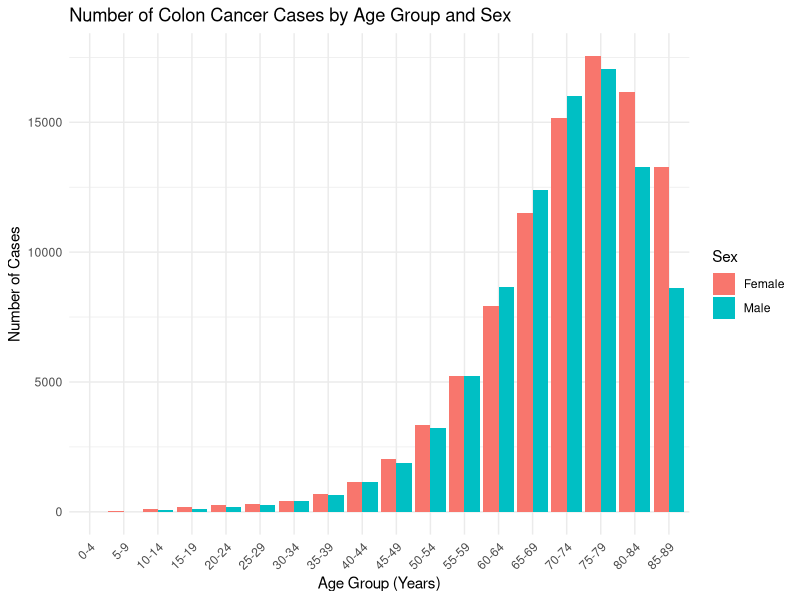
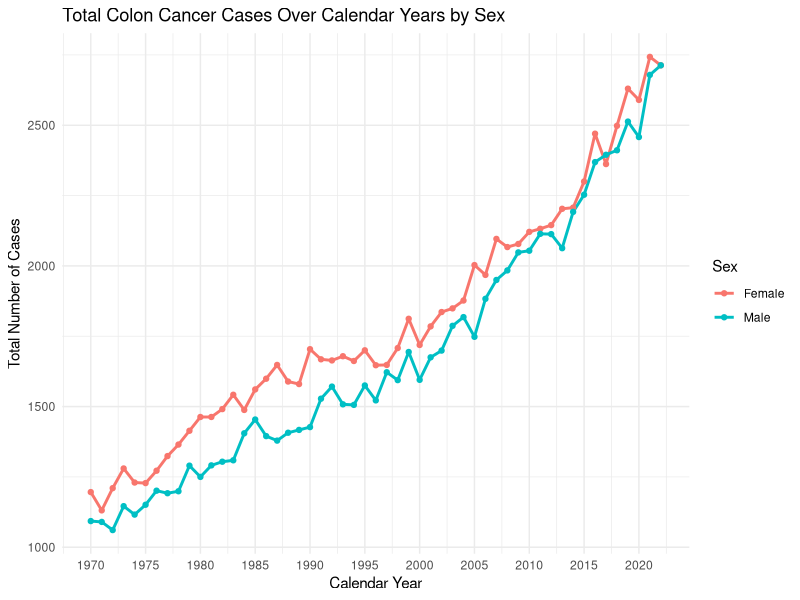
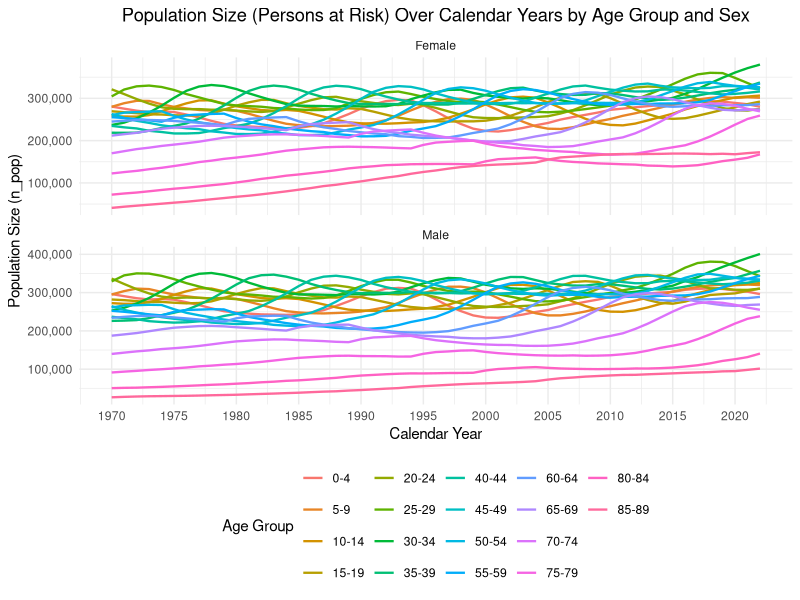
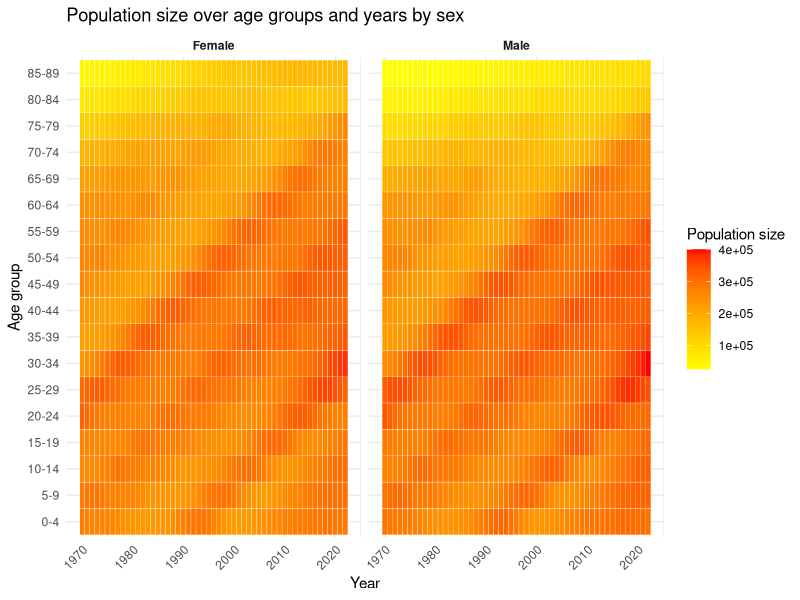

These charts were generated, in order, by the following R code: (Note: this script raises an error after producing the figures.)
## ---- chunk 1
# Set random seed for reproducibility using birthdate YYMMDD
set.seed(022599)
# Load required packages, no additional packages used beyond base R
## ---- chunk 2
library(ggplot2)
library(grid)
## ---- chunk 3
cases <- read.delim("cases-1.tsv", sep = "\t", header = TRUE)

# Renaming because it is called n here and n_pop in the other file
names(cases)[names(cases) == "n"] <- "n_cases"

cases$year <- as.numeric(as.character(cases$year))

cases$agegroup <- factor(cases$agegroup, levels = unique(cases$agegroup))
## ---- chunk 4
# Sum of cases per age group and sex across all years
cases_agg_total <- aggregate(n_cases ~ agegroup + sex, data = cases, FUN = sum)

# Dodged bars
p1 <- ggplot(cases_agg_total, aes(x = agegroup, y = n_cases, fill = sex)) +
  geom_bar(stat = "identity", position = "dodge") +
  labs(
    title = "Number of Colon Cancer Cases by Age Group and Sex",
    x = "Age Group (Years)",
    y = "Number of Cases",
    fill = "Sex"
  ) +
  theme_minimal() +
  theme(axis.text.x = element_text(angle = 45, hjust = 1))


print(p1)
## ---- chunk 5
# Sum of cases per year and sex
cases_yearly <- aggregate(n_cases ~ year + sex, data = cases, FUN = sum)
## ---- chunk 6
# Only showing every 5th year for cleaner x-axis labels (overlaps otherwise)
year_breaks <- seq(min(cases_yearly$year), max(cases_yearly$year), by = 5)

p2 <- ggplot(cases_yearly, aes(x = year, y = n_cases, color = sex)) +
  geom_line(linewidth = 1) +
  geom_point() +
  labs(
    title = "Total Colon Cancer Cases Over Calendar Years by Sex",
    x = "Calendar Year",
    y = "Total Number of Cases",
    color = "Sex"
  ) +
  scale_x_continuous(
    breaks = year_breaks,
    labels = as.character(year_breaks)
  ) +
  theme_minimal()

print(p2)
## ---- chunk 7
population <- read.delim("population-1.tsv", sep = "\t", header = TRUE)
population$year <- as.numeric(as.character(population$year))
population$agegroup <- factor(population$agegroup, levels = unique(population$agegroup))
## ---- chunk 8
# Line plot faceted by sex
year_breaks_pop <- seq(min(population$year), max(population$year), by = 5)

p3 <- ggplot(population, aes(x = year, y = n_pop, color = agegroup, group = agegroup)) +
  geom_line(linewidth = 0.8) +
  facet_wrap(~sex, scales = "free_y", ncol = 1) + # Separate panels for Male and Female
  labs(
    title = "Population Size (Persons at Risk) Over Calendar Years by Age Group and Sex",
    x = "Calendar Year",
    y = "Population Size (n_pop)",
    color = "Age Group"
  ) +
  scale_x_continuous(
    breaks = year_breaks_pop,             # Using breaks every 5 years
    labels = as.character(year_breaks_pop)
  ) +
  scale_y_continuous(labels = scales::comma) + # Format y-axis labels
  # --------------------------
  theme_minimal() +
  theme(
    legend.position = "bottom", # Moving legend for better layout
    plot.title = element_text(hjust = 0.5) # Centering the title
  )

print(p3)
## ---- chunk 9
p31 <- ggplot(population, aes(x = year, y = agegroup, fill = n_pop)) +
  geom_tile(color = "white") +                   
  scale_fill_gradient(low = "yellow", high = "red") +
  facet_wrap(~sex) +                             
  labs(
    x = "Year",
    y = "Age group",
    fill = "Population size",
    title = "Population size over age groups and years by sex"
  ) +
  theme_minimal() +
  theme(
    axis.text.x = element_text(angle = 45, hjust = 1), 
    strip.text = element_text(face = "bold")          
  )

print(p31)
## ---- chunk 10
# --- Question 4a: Merging Data Frames ---
merged_data <- merge(cases, population, by = c("agegroup", "year", "sex"), all = TRUE)

# --- Question 4b: Checking for consistent age groups and years ---
check_merge <- merged_data[is.na(merged_data$n_cases) | is.na(merged_data$n_pop), ]

cat("\n--- Data Alignment Check ---\n")
if (nrow(check_merge) == 0) {
  cat("The 'cases' and 'population' files include the same combinations of age groups, years, and sex.\n")
} else {
  cat("The 'cases' and 'population' files do NOT include the same combinations. Missing values found:\n")
  cat("Number of combinations with missing data:", nrow(check_merge), "\n")
  print(check_merge)
}
cat("---\n\n")

# --- Question 4c: Creating Data Frame with Totals ---
# Removing rows with NA before accurate summation (if alignment check failed)
complete_merged_data <- merged_data[!is.na(merged_data$n_cases) & !is.na(merged_data$n_pop), ]

# Aggregating total cases and total population per year and sex
totals_yearly <- aggregate(
  cbind(total_cases = n_cases, total_population = n_pop) ~ year + sex,
  data = complete_merged_data,
  FUN = sum
)

# Printing the resulting data frame
cat("--- Data Frame with Yearly Totals ---\n")
print(totals_yearly)
cat("---\n")
## ---- chunk 11
# --- Version 1. Age-Specific Incidence Rate (ASIR) ---
merged_data$asir <- merged_data$n_cases / merged_data$n_pop

# --- Version 2. Crude Incidence Rate (CIR) ---
totals_yearly$cir <- totals_yearly$total_cases / totals_yearly$total_population

tail(merged_data)
## ---- chunk 12
# Showing every 5th year for cleaner x-axis labels
year_breaks_cir <- seq(min(totals_yearly$year), max(totals_yearly$year), by = 5)

# Convert rate to 'per 100,000' for better readbility
totals_yearly$cir_per_100k <- totals_yearly$incidence_rate_cir * 100000

p6 <- ggplot(totals_yearly, aes(x = year, y = cir_per_100k, color = sex)) +
  geom_point() +
  # Apply a smoother (e.g., LOESS or linear model 'lm')
  geom_smooth(method = "loess", se = FALSE, linewidth = 0.8) +
  labs(
    title = "Crude Incidence Rate (CIR) of Colon Cancer Over Time (per 100,000)",
    x = "Calendar Year",
    y = "Crude Incidence Rate (per 100,000 persons)",
    color = "Sex"
  ) +
  scale_x_continuous(breaks = year_breaks_cir) +
  theme_minimal()

print(p6)
## ---- chunk 13
year_sex_totals <- merged_data %>%
  mutate(sex = factor(sex)) %>%
  group_by(year, sex) %>%
  summarise(
    total_cases = sum(n_cases),
    total_pop   = sum(n_pop),
    .groups = "drop"
  )

pois_model <- glm(
  total_cases ~ year + sex,
  offset = log(total_pop),
  family = poisson,
  data = year_sex_totals
)
summary(pois_model)
## ---- chunk 14
# Create a specific dataframe for the years 1970 and 2020
predicted_data <- data.frame(
  year = c(1970, 1970, 2020, 2020),
  sex = as.factor(c("Male", "Female", "Male", "Female")),
  total_pop = 100000
)

# Predict the rates
predicted_data$cir <- predict(pois_model, newdata = predicted_data, type = "response")

# Display the results
print(predicted_data)

cat("The 1970 male–female IR difference is",abs(predicted_data$cir[1]-predicted_data$cir[2]),"\n")
cat("The 2020 male–female IR difference is",abs(predicted_data$cir[3]-predicted_data$cir[4]))
## ---- chunk 15
# Prepare the data
df_plot <- df_merged %>%
  mutate(
    incidence_rate = (n / n_pop) * 100000)

# Create the Graph
ggplot(df_plot, aes(x = year, y = incidence_rate, color = agegroup, group = agegroup)) +
  geom_point(alpha = 0.3, size = 1) + 
  geom_smooth(method = "loess", se = FALSE, linewidth = 1) + 
  facet_wrap(~ sex) + 
  
  scale_y_log10() + 
  labs(
    title = "Colon Cancer Incidence Rates over Calendar Year",
    subtitle = "Stratified by Age Group and Sex (with Loess Smoothing)",
    x = "Calendar Year",
    y = "Incidence Rate (per 100,000) - Log Scale",
    color = "Age Group"
  ) +
  theme_minimal()
## ---- chunk 16
model_interaction <- glm(n ~ ns(year, df = 4)*sex + ns(year, df = 4)*agegroup,
                         offset = log(n_pop),
                         family = poisson(link = "log"),
                         data = df_merged)

target_data <- data.frame(
  year = c(1970, 1970, 2020, 2020),
  sex = as.factor(c("Male", "Female", "Male", "Female")),
  agegroup = "70-74", 
  n_pop = 100000
)

target_data$predicted_rate <- predict(model_interaction, 
                                    newdata = target_data,
                                    type = "response")
target_data
## ---- chunk 17
df_q11 <- df_merged %>%
  mutate(
    lower_bound = as.numeric(str_extract(agegroup, "^[0-9]+")),
    age_mid = lower_bound + 2
  )
model_spline_age <- glm(n ~ ns(year, df = 4) * ns(age_mid, df = 4) * sex + offset(log(n_pop)),
                        family = poisson(link = "log"),
                        data = df_q11)

# --- A. Predict data (Lines) ---
# at 52, 72, 87 year-old
pred_data <- expand.grid(
  year = 1970:2020,
  sex = df_q11$sex,
  age_mid = c(52, 72, 87),
  n_pop = 100000
)

pred_data$fitted_rate <- predict(model_spline_age, newdata = pred_data, type = "response")

# --- B. observation data (Points) ---
obs_data <- df_q11 %>%
  filter(agegroup %in% c("50-54", "70-74", "85-89")) %>%
  mutate(
    obs_rate = (n / n_pop) * 100000,
    target_age = case_when(
      agegroup == "50-54" ~ 52,
      agegroup == "70-74" ~ 72,
      agegroup == "85-89" ~ 87 
    )
  )

ggplot() +
  geom_point(data = obs_data, 
             aes(x = year, y = obs_rate, color = sex), 
             alpha = 0.4, shape = 1) +
  
  geom_line(data = pred_data, 
            aes(x = year, y = fitted_rate, color = sex), 
            linewidth = 1) +
  facet_wrap(~ age_mid, scales = "free_y", labeller = label_both, ncol=1) +
  labs(
    title = "Colon Cancer Incidence: Model vs Observed",
    subtitle = "Lines = Spline Model Predictions (Ages 52, 72, 87)\nPoints = Observed Crude Rates (Groups 50-54, 70-74, 85-89)",
    y = "Incidence Rate (per 100,000)",
    x = "Year",
    color = "Sex"
  ) +
  theme_minimal()
## ---- chunk 18

# --- Step 1: Define the Standard Population (2022) ---
std_pop_2022 <- df_q11 %>%
  filter(year == 2022) %>%
  select(sex, age_mid, std_pop = n_pop)

# --- Step 2: Calculate Observed Age-Specific Rates---
df_observed_rates <- df_q11 %>%
  mutate(obs_rate_per_person = n / n_pop)

# --- Step 3: Calculate Age-Standardized Rates (ASR) ---
# Formula: Sum(Observed_Rate_age_i * Pop_std_age_i) / Total_std_pop
df_standardized <- df_observed_rates %>%
  left_join(std_pop_2022, by = c("sex", "age_mid")) %>%
  group_by(year, sex) %>%
  summarise(
    expected_cases = sum(obs_rate_per_person * std_pop),
    total_std_pop = sum(std_pop),
    .groups = "drop"
  ) %>%
  mutate(
    rate = (expected_cases / total_std_pop) * 100000,
    type = "Age-Standardized (Observed)" 
  ) %>%
  select(year, sex, rate, type)

# --- Step 4: Calculate Crude Rates (for Comparison) ---
df_crude <- df_q11 %>%
  group_by(year, sex) %>%
  summarise(
    total_cases = sum(n),
    total_pop = sum(n_pop),
    .groups = "drop"
  ) %>%
  mutate(
    rate = (total_cases / total_pop) * 100000,
    type = "Crude (Non-standardized)"
  ) %>%
  select(year, sex, rate, type)

# --- Step 5: Combine and Plot ---
df_final_plot <- bind_rows(df_standardized, df_crude)

# Create the comparison graph
ggplot(df_final_plot, aes(x = year, y = rate, color = sex, linetype = type)) +
  geom_line(linewidth = 1.2) +
  labs(
    title = "Crude vs. Direct Age-Standardized Incidence Rates",
    subtitle = "Based on OBSERVED Data (Standardized to 2022 Population)",
    y = "Incidence Rate (per 100,000 person-years)",
    x = "Calendar Year",
    color = "Sex",
    linetype = "Rate Type"
  ) +
  theme_minimal() +
  theme(legend.position = "bottom")
## ---- chunk 19
# ==============================================================================
# Step 1: Define the Standard Population Weights (Year 2022)
std_pop_weights <- df_q11 %>%
  filter(year == 2022) %>%
  select(sex, age_mid, std_weight = n_pop)

# ==============================================================================
# Step 2: Method A - Direct Standardization of OBSERVED Rates (from Q12)
df_asr_observed <- df_q11 %>%
  mutate(raw_rate = n / n_pop) %>%
  left_join(std_pop_weights, by = c("sex", "age_mid")) %>%
  group_by(year, sex) %>%
  summarise(
    weighted_sum = sum(raw_rate * std_weight),
    total_weight = sum(std_weight),
    .groups = "drop"
  ) %>%
  mutate(
    rate = (weighted_sum / total_weight) * 100000,
    method = "Observed (Direct)" # Label for the plot
  )

# Step 3: Method B - Standardization of MODEL PREDICTED Rates (The Q13 Task)

pred_grid <- expand.grid(
  year = 1970:2022,
  age_mid = unique(df_q11$age_mid),
  sex = unique(df_q11$sex),
  n_pop = 100000 # Arbitrary population base to calculate the rate
)
pred_grid$pred_count <- predict(model_spline_age, newdata = pred_grid, type = "response")
pred_grid$pred_rate_per_person <- pred_grid$pred_count / 100000
df_asr_model <- pred_grid %>%
  left_join(std_pop_weights, by = c("sex", "age_mid")) %>%
  group_by(year, sex) %>%
  summarise(
    weighted_sum = sum(pred_rate_per_person * std_weight),
    total_weight = sum(std_weight),
    .groups = "drop"
  ) %>%
  mutate(
    rate = (weighted_sum / total_weight) * 100000,
    method = "Model-Based (Predicted)" 
  )

# Step 4: Combine and Plot the Comparison
df_comparison <- bind_rows(df_asr_observed, df_asr_model)
ggplot(df_comparison, aes(x = year, y = rate, color = sex, linetype = method)) +
  geom_line(aes(linewidth = method)) + 
  scale_linewidth_manual(values = c("Observed (Direct)" = 0.8, "Model-Based (Predicted)" = 1.2)) +
  
  labs(
    title = "Comparison of Age-Standardized Rates",
    subtitle = "Direct Standardization (Observed) vs. Model-Based Standardization (Predicted)\nStandardized to Sweden 2022 Population",
    y = "Incidence Rate (per 100,000 person-years)",
    x = "Calendar Year",
    color = "Sex",
    linetype = "Method",
    linewidth = "Method"
  ) +
  theme_minimal() +
  theme(legend.position = "bottom")
